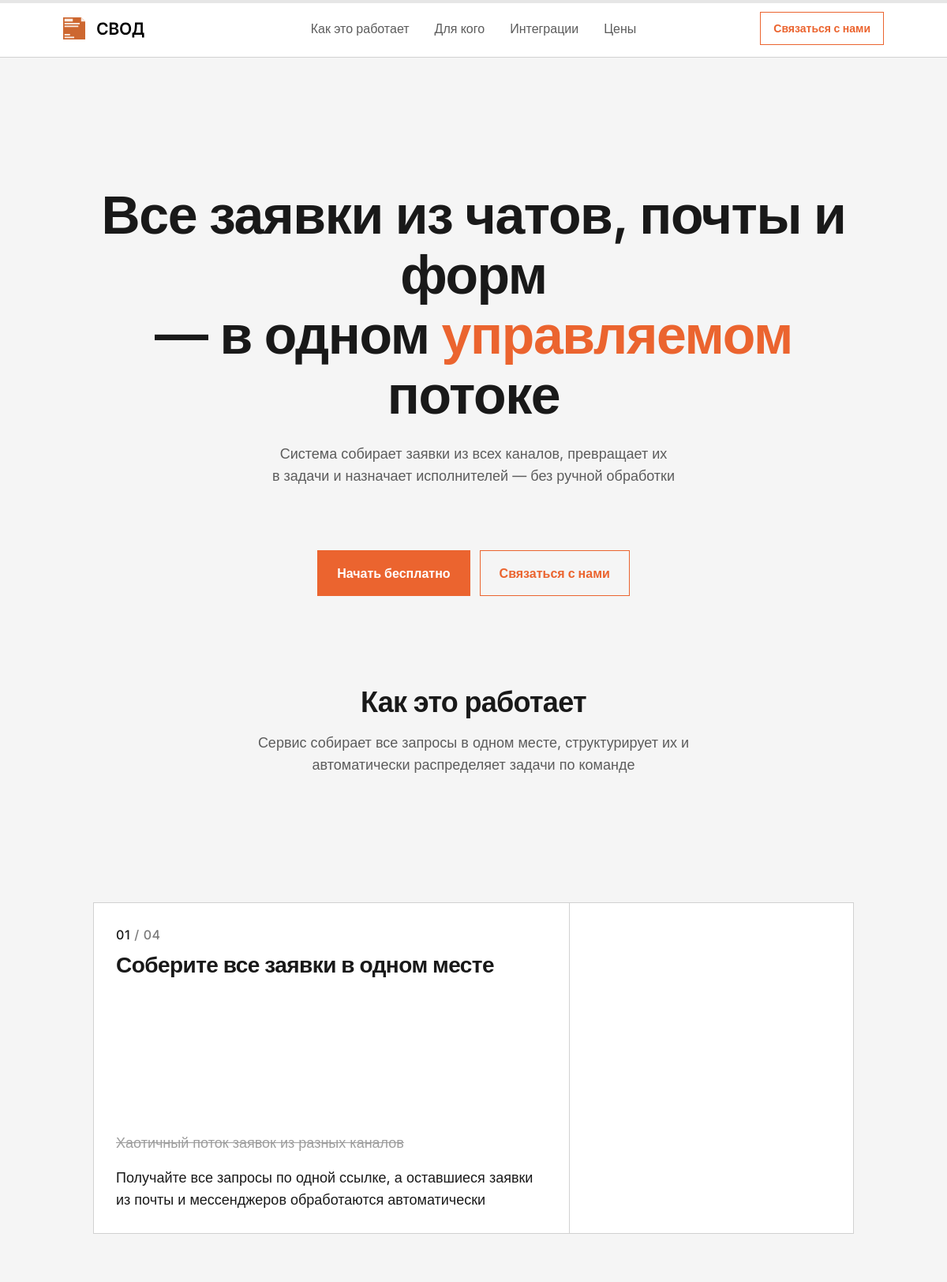
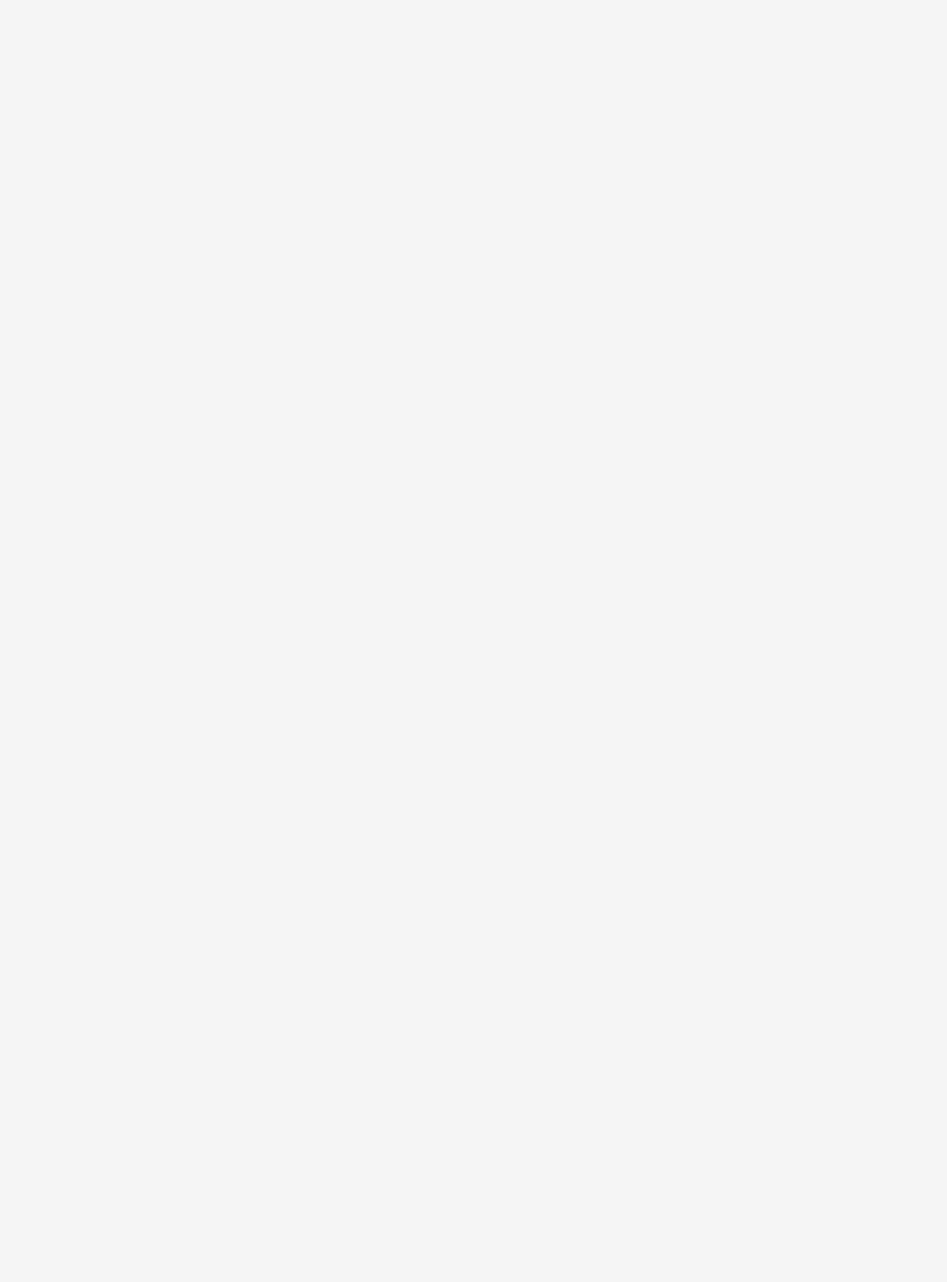
The page / (upper part) on the database its author committed (2 pictures, top to bottom).
### tables this page shows
CREATE TABLE content (
            id    INTEGER PRIMARY KEY AUTOINCREMENT,
            key   TEXT    NOT NULL UNIQUE,
            value TEXT    NOT NULL
        );

### routes/main.py (the view)
@main_bp.route("/")
def index():
    return render_template("index.html")

### app.py (called while the page is built)
def create_app():
    app = Flask(__name__)
    app.secret_key = os.environ.get("SECRET_KEY", "dev-secret-change-me")
    server_name = os.environ.get("SERVER_NAME")
    if server_name:
        app.config["SERVER_NAME"] = server_name
    @app.context_processor
    def inject_navigation():
        return {"nav_items": NAV_ITEMS}
    app.register_blueprint(main_bp)
    app.register_blueprint(admin_bp)
    with app.app_context():
        init_db()
    return app

### database.py (called while the page is built)
def _get_conn():
    os.makedirs(os.path.dirname(DB_PATH), exist_ok=True)
    conn = sqlite3.connect(DB_PATH)
    conn.row_factory = sqlite3.Row
    conn.execute("PRAGMA journal_mode=WAL")
    return conn

def get_content_dict():
    conn = _get_conn()
    rows = conn.execute("SELECT key, value FROM content").fetchall()
    conn.close()
    result = {row["key"]: row["value"] for row in rows}
    for key, default in CONTENT_DEFAULTS.items():
        result.setdefault(key, default)
    return result

def get_pricing():
    conn = _get_conn()
    rows = conn.execute(
        """SELECT * FROM pricing WHERE is_active = 1 ORDER BY sort_order ASC, id ASC"""
    ).fetchall()
    conn.close()
    return rows

### routes/main.py (called while the page is built)
@main_bp.context_processor
def inject_content():
    return {
        "content": get_content_dict(),
        "pricing_plans": get_pricing(),
    }

### templates/index.html (shortened to what this page needs)
{% extends "base.html" %}
{% block content %}
{% include 'sections/hero.html' %}
{% include 'sections/how_alt.html' %}
{% endblock %}

### templates/base.html (shortened to what this page needs)
<!DOCTYPE html>
<html lang="ru">
<head>
    <link rel="stylesheet" href="{{ url_for('static', filename='css/style.css') }}">
</head>
<body>
    <div class="site-top site-top--visible">
        {% include 'sections/header.html' %}
    </div>
    <main>
        {% block content %}{% endblock %}
    </main>
</body>
</html>

### templates/sections/header.html
{% from 'macros/ui_button.html' import ui_button %}
<header class="site-header">
    <div class="container site-header__inner">
        <a class="site-header__logo" href="{{ url_for('main.index') }}">
            <img class="site-header__logo-img" src="{{ url_for('static', filename='icons/logo.svg') }}" width="67" height="17" alt="Svod">
        </a>
        {% include 'sections/header_nav.html' %}
        <div class="site-header__actions">
            {{ ui_button('Связаться с нами', href='#contact', variant='secondary', size='sm') }}
        </div>
    </div>
</header>

### templates/macros/ui_button.html
{% macro ui_button(text, href=none, variant='primary', size=none, extra_class='', button_type='button') -%}
{% set sz = size if size else 'md' %}
{% set class_str = 'ui-btn ui-btn--' ~ variant ~ ' ui-btn--' ~ sz ~ (' ' ~ extra_class if extra_class else '') %}
{% if href %}
<a href="{{ href }}" class="{{ class_str }}">{{ text }}</a>
{% else %}
<button type="{{ button_type }}" class="{{ class_str }}">{{ text }}</button>
{% endif %}
{%- endmacro %}

### templates/sections/header_nav.html
<nav class="site-header__nav" aria-label="Основная навигация">
    <ul class="site-header__list">
        {% for item in nav_items %}
        <li><a class="text-body-s" href="{{ item.href }}">{{ item.label }}</a></li>
        {% endfor %}
    </ul>
</nav>

### templates/sections/hero.html (shortened to what this page needs)
{% from 'macros/ui_button.html' import ui_button %}
<div class="container">
<section class="hero" id="hero" aria-labelledby="hero-title">
    <h1 id="hero-title" class="hero__title text-display">
        {{ content.get('hero_title', '<span class="hero__title-line">Все заявки из чатов, почты и форм</span><span class="hero__title-line">— в одном <span class="hero__title-accent">управляемом</span> потоке</span>') | safe }}
    </h1>
    <p class="hero__lead text-body-m">
        {{ content.get('hero_description', '<span class="hero__lead-line">Система собирает заявки из всех каналов, превращает их</span><span class="hero__lead-line">в задачи и назначает исполнителей — без ручной обработки</span>') | safe }}
    </p>
    <div class="hero__actions">
        {{ ui_button(content.get('hero_btn_primary', 'Начать бесплатно'), variant='primary', button_type='button', extra_class='js-dev-notice-trigger', size='md') }}
        {{ ui_button(content.get('hero_btn_secondary', 'Связаться с нами'), href='#contact', variant='secondary', size='md') }}
    </div>
</section>
</div>

### templates/sections/how_alt.html (shortened to what this page needs)
<section class="how-alt" id="how" aria-labelledby="how-alt-title">
    <div class="how-alt__sticky">
        <div class="container how-alt__inner">
            <header class="how-alt-header">
                <h2 id="how-alt-title" class="how-alt-header__title text-h2">{{ content.get('how_alt_title', 'Как это работает') }}</h2>
                <p class="how-alt-header__desc text-body-m">
                    {{ content.get('how_alt_description', 'Сервис собирает все запросы в одном месте, структурирует их и автоматически распределяет задачи по команде') }}
                </p>
            </header>
            <div class="how-alt__cards">
                {% for card in _how_cards %}
                <article class="how-alt__card" data-card-index="{{ loop.index0 }}">
                    <div class="how-alt__card-content">
                        <div class="how-alt__card-top">
                            <span class="how-alt__card-number text-body-s" aria-label="Шаг {{ card.idx }} из 4">
                                <span class="how-alt__card-number-current">0{{ card.idx }}</span><span class="how-alt__card-number-sep" aria-hidden="true"> / </span><span class="how-alt__card-number-total">04</span>
                            </span>
                            <h3 class="how-alt__card-title text-h3">{{ content.get('how_alt_card_' ~ card.idx ~ '_title', '') }}</h3>
                        </div>
                        <div class="how-alt__card-bottom">
                            <div class="how-alt__card-copy">
                                <p class="how-alt__card-old text-body-m">{{ content.get('how_alt_card_' ~ card.idx ~ '_old', '') }}</p>
                                <p class="how-alt__card-desc text-body-m">{{ content.get('how_alt_card_' ~ card.idx ~ '_desc', '') }}</p>
                            </div>
                        </div>
                    </div>
                    <div class="how-alt__card-media">
                        <img
                            class="how-alt__card-img"
                            src="{{ url_for('static', filename=card.img) }}"
                            alt="{{ card.alt }}"
                            width="640"
                            height="400"
                            loading="lazy"
                            decoding="async"
                        >
                    </div>
                </article>
                {% endfor %}
            </div>
        </div>
    </div>
</section>

### templates/sections/value_headline.html (shortened to what this page needs)
{% from 'macros/ui_button.html' import ui_button %}

### templates/sections/pricing.html (shortened to what this page needs)
{% from 'macros/icons.html' import check_icon %}

### templates/sections/cta.html (shortened to what this page needs)
{% from 'macros/ui_button.html' import ui_button %}

### templates/sections/footer.html (shortened to what this page needs)
{% from 'macros/ui_button.html' import ui_button %}

### rows shown on the page
content: value "Все заявки из чатов, почты и форм — в одном управляемом потоке"
content: value "Система собирает заявки из всех каналов, превращает их в задачи и назначает исполнителей — без ручной обработки"
content: value "Начать бесплатно"
content: value "Связаться с нами"
content: get "Как это работает"
content: get "Сервис собирает все запросы в одном месте, структурирует их и автоматически распределяет задачи по команде"
content: get "Соберите все заявки в одном месте"
content: get "Хаотичный поток заявок из разных каналов"
content: get "Получайте все запросы по одной ссылке, а оставшиеся заявки из почты и мессенджеров обработаются автоматически"

### other values the page prints
{{ item.label }} "Как это работает" "Для кого" "Интеграции" "Цены"
{{ text }} "Связаться с нами"
{{ card.idx }} "1"
